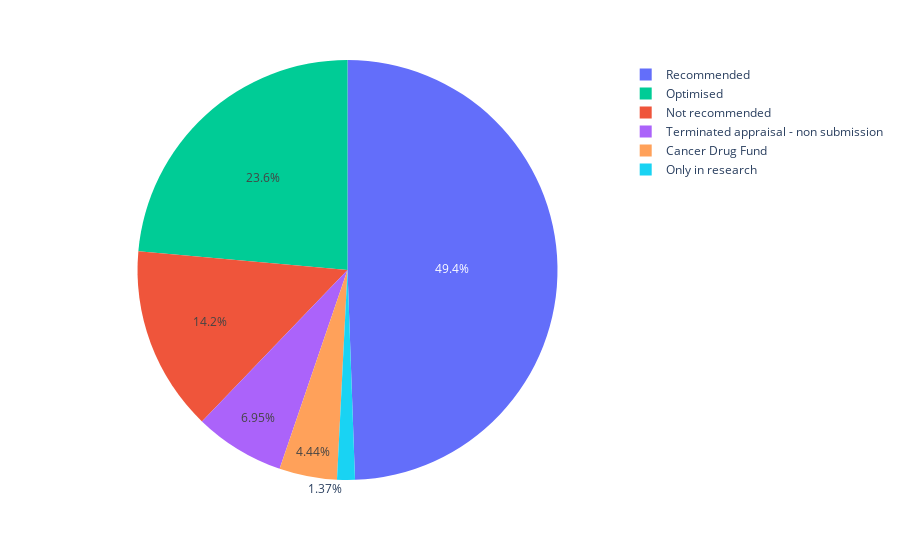

The notebook cell saved with this chart:
### Code cell
# Create container
after = pd.DataFrame(columns=['Year', 'Number', 'Categorisation'])

# Count number of occurences before 2015
mask = time_series['Year'] >= 2015
temp = time_series[mask]
for cat in cats:
    mask = temp['Categorisation'] == cat
    number = temp[mask]['Number'].sum()
    before_2015 = before_2015.append(pd.DataFrame({'Year': ['Before 2015'], 'Number': [number], 'Categorisation': [cat]}))

# Plot before 2015
fig = px.pie(
    before_2015, 
    values='Number', 
    names='Categorisation',
    color='Categorisation', 
    color_discrete_map={
        'Recommended': colors[0],
        'Optimised': colors[2],
        'Not recommended': colors[1],
        'Terminated appraisal - non submission': colors[3],
        'Cancer Drug Fund': colors[4],
        'Only in research': colors[5]})

# Write image to disk
fig.write_image("images/all-drugs-after-2015.pdf")

fig.show()

### Figure 1 — Plotly figure (JSON) as saved in the notebook; plotly's stock layout.template omitted (floating-point values rounded to 4 significant figures)
{"data": [{"customdata": [["Recommended"], ["Optimised"], ["Not recommended"], ["Only in research"], ["Terminated appraisal - non submission"], ["Cancer Drug Fund"], ["Recommended"], ["Optimised"], ["Not recommended"], ["Only in research"], ["Terminated appraisal - non submission"], ["Cancer Drug Fund"]], "domain": {"x": [0, 1], "y": [0, 1]}, "hovertemplate": "Categorisation=%{customdata[0]}<br>Number=%{value}<extra></extra>", "labels": ["Recommended", "Optimised", "Not recommended", "Only in research", "Terminated appraisal - non submission", "Cancer Drug Fund", "Recommended", "Optimised", "Not recommended", "Only in research", "Terminated appraisal - non submission", "Cancer Drug Fund"], "legendgroup": "", "marker": {"colors": ["#636EFA", "#00CC96", "#EF553B", "#19D3F3", "#AB63FA", "#FFA15A", "#636EFA", "#00CC96", "#EF553B", "#19D3F3", "#AB63FA", "#FFA15A"]}, "name": "", "showlegend": true, "type": "pie", "values": [293, 91, 79, 10, 20, 0, 141, 116, 46, 2, 41, 39]}], "layout": {"legend": {"tracegroupgap": 0}, "margin": {"t": 60}}}
